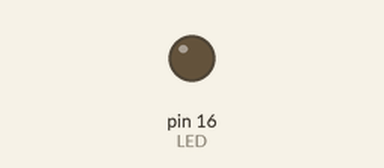
Recording of a sketch running on a simulated Arduino Uno, built with avr-gcc and run on an emulated ATmega328P. Parts: output pins drawn as LEDs (lit = HIGH).

Above: at 0.1 s.
At 37.1 s:
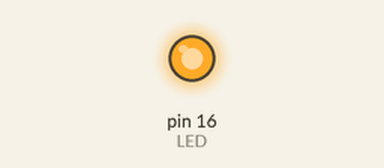
Timing chart, 0 to 38.6 s (numbered marks = the images above):
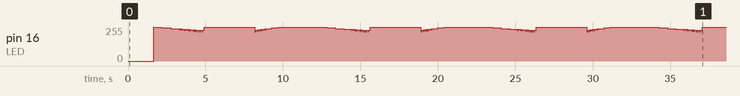

The sketch:

Breath_LED.ino
```cpp
#define LED     16        // Led in NodeMCU at pin GPIO16 (D0).
#define wifi    2
#define BRIGHT    200     //max led intensity (1-500)
#define INHALE    1250    //Inhalation time in milliseconds.
#define PULSE     INHALE*1000/BRIGHT
#define REST      1000    //Rest Between Inhalations.

//----- Setup function. ------------------------
void setup() {
  pinMode(LED, OUTPUT);   // LED pin as output.
}

//----- Loop routine. --------------------------
void loop() {
  //ramp decreasing intensity, Exhalation (half time):
  for (int i=BRIGHT-1;i>0;i--){
    digitalWrite(wifi, LOW);          // turn the LED on.
    delayMicroseconds(i*10);          // wait
    digitalWrite(wifi, HIGH);         // turn the LED off.
    delayMicroseconds(PULSE-i*10);  // wait
    i--;
    delay(0);                        //to prevent watchdog firing.
  }
  //ramp increasing intensity, Inhalation:
  for (int i=1;i<BRIGHT;i++){
    digitalWrite(LED, LOW);          // turn the LED on.
    delayMicroseconds(i*10);         // wait
    digitalWrite(LED, HIGH);         // turn the LED off.
    delayMicroseconds(PULSE-i*10);   // wait
    delay(0);                        //to prevent watchdog firing.
  }
  for (int i=1;i<BRIGHT;i++){
    digitalWrite(wifi, LOW);          // turn the LED on.
    delayMicroseconds(i*10);         // wait
    digitalWrite(wifi, HIGH);         // turn the LED off.
    delayMicroseconds(PULSE-i*10);   // wait
    delay(0);                        //to prevent watchdog firing.
  }

  //ramp decreasing intensity, Exhalation (half time):
  for (int i=BRIGHT-1;i>0;i--){
    digitalWrite(LED, LOW);          // turn the LED on.
    delayMicroseconds(i*10);          // wait
    digitalWrite(LED, HIGH);         // turn the LED off.
    delayMicroseconds(PULSE-i*10);  // wait
    i--;
    delay(0);                        //to prevent watchdog firing.
  }
  delay(REST);                       //take a rest...
}
```
